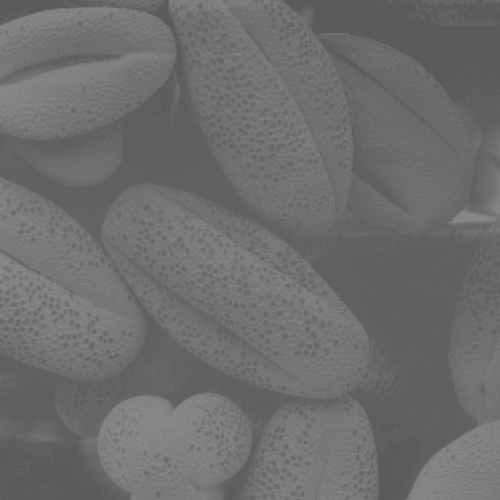
#> input picture src/1. HE/img1.jpg, 500 x 500 px
$ python 'histogram equalization.py'
#> lines starting #> are read from the running program, lines starting #| are printed output that depends on the picture
# python 3.8
import cv2
import numpy as np
from matplotlib import pyplot as plt

# Import images
images = [cv2.imread('src/1. HE/img1.jpg', 0), cv2.imread('src/1. HE/img2.jpg', 0),
          cv2.imread('src/1. HE/img3.jpg', 0), cv2.imread('src/1. HE/img4.jpg', 0)]
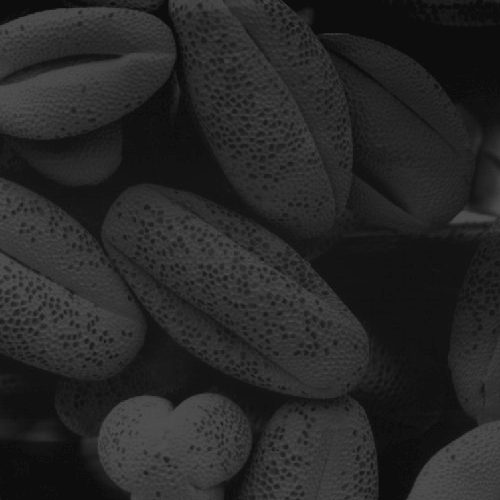
#> input picture src/1. HE/img2.jpg, 500 x 500 px
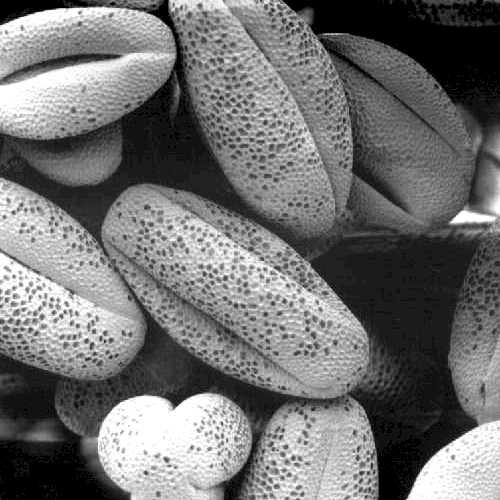
#> input picture src/1. HE/img3.jpg, 500 x 500 px
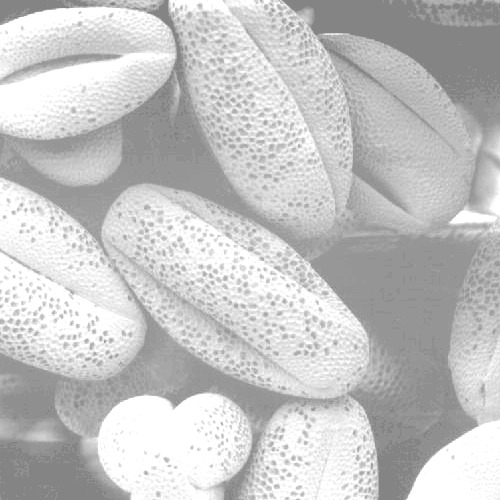
#> input picture src/1. HE/img4.jpg, 500 x 500 px

# Apply histogram equalization
HE_images = [cv2.equalizeHist(image) for image in images]
#> HE_images = 4 items

# Print images
for i in range(4):
    dst = np.hstack((images[i], HE_images[i]))
    # cv2.imshow('1. Histogram Equalization '+str(i+1), dst)
    cv2.imwrite('result/1. HE/HE_images/HE_img'+str(i+1)+'.jpg', HE_images[i])
#> this loop made 4 passes
#> pass 1, `dst = np.hstack((images[i], HE_images[i]))`:
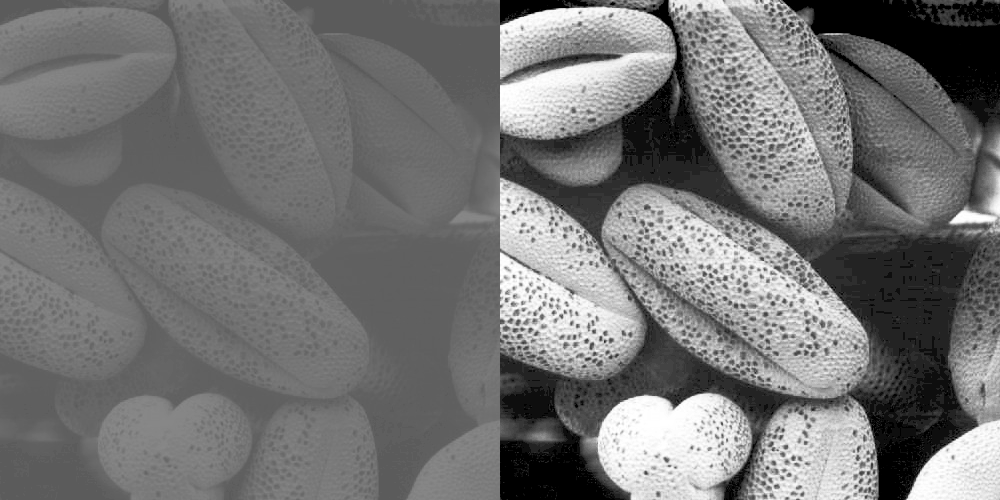
#> dst: shape (500, 1000); min 0, max 255, mean 115.9
#> pass 2, `dst = np.hstack((images[i], HE_images[i]))`:
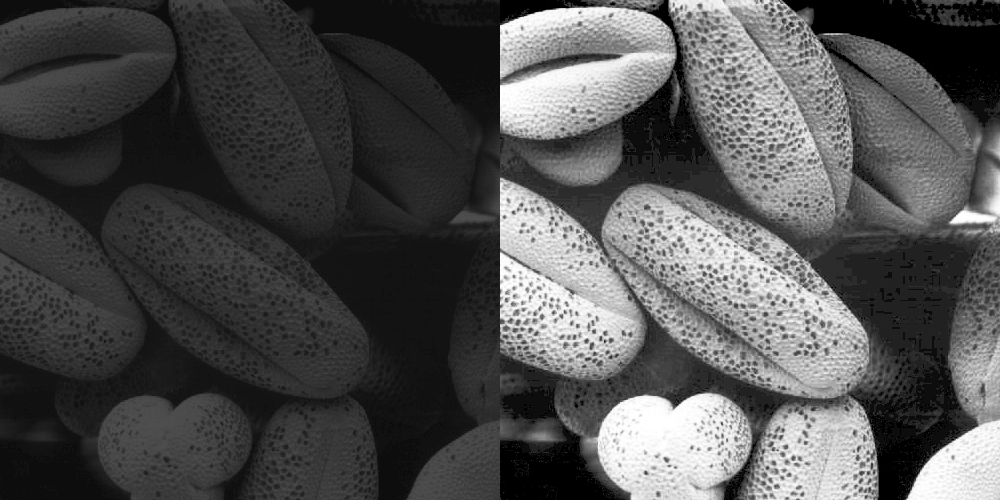
#> dst: shape (500, 1000); min 0, max 255, mean 80.1
# cv2.waitKey()
# cv2.destroyAllWindows()

# Check histogram changes
fig, ax = plt.subplots(4, 2)
fig.tight_layout()
for a in range(len(ax)-2):
    for b in range(len(ax[a])):
        index = a.__lshift__(1) | b
        ax[index, 0].set_title("Before fig" + str(index+1))
        ax[index, 0].hist(images[index].flatten(), 256, [0, 256], color='r')
for a in range(2, len(ax)):
    for b in range(len(ax[a])):
        index = (a%2).__lshift__(1) | (b%2)
        ax[index, 1].set_title("After fig" + str(index + 1))
        ax[index, 1].hist(HE_images[index].flatten(), 256, [0, 256], color='r')
plt.xlim([0, 256])
# plt.show()
plt.savefig('result/1. HE/histogram/히스토그램 비교 사진.png')
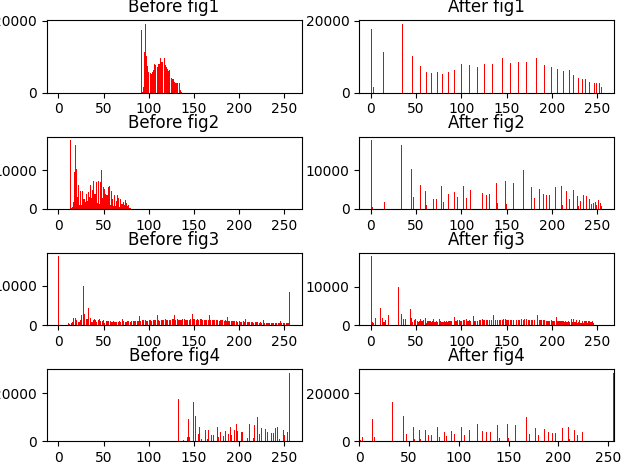
#> figure drawn by matplotlib, 8 panels; panel 1: tallest bar 19078 high, from x = 96 to 97; panel 2: tallest bar 19078 high, from x = 35 to 36; panel 3: tallest bar 17718 high, from x = 13 to 14; panel 4: tallest bar 17814 high, from x = 0 to 1
